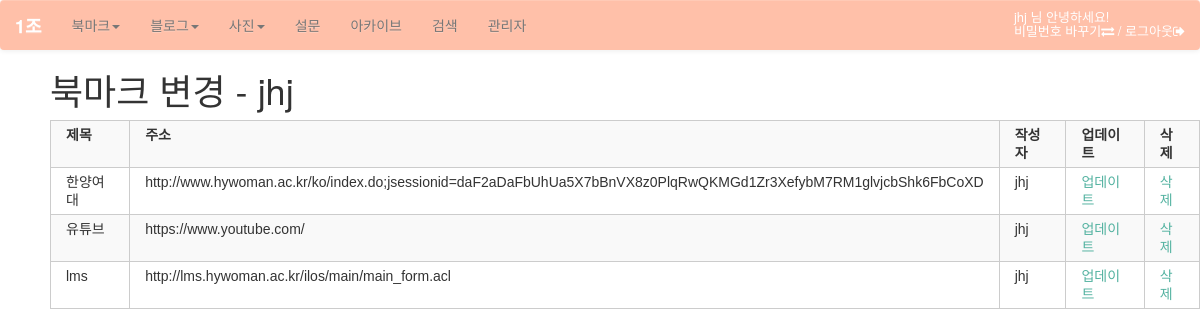
The page /bookmark/change/ (signed in) on the database as committed earlier.
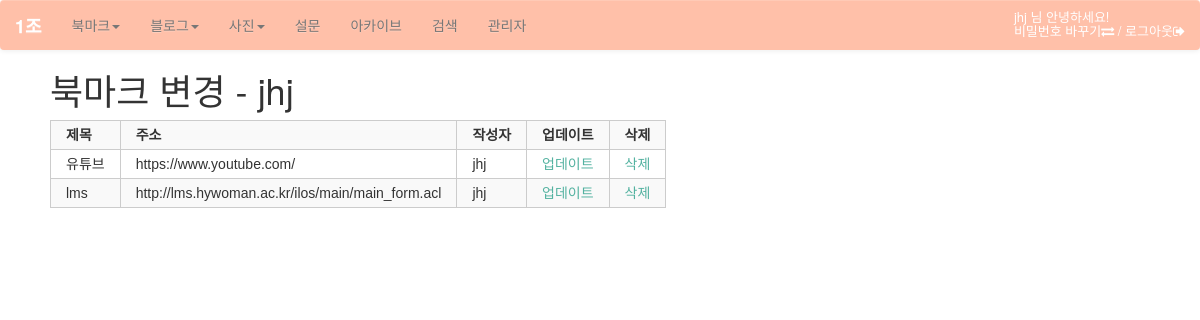
The same page on the database as committed later.
### bookmark/models.py (models this page shows, shortened)
@python_2_unicode_compatible
class Bookmark(models.Model):
    title = models.CharField(max_length=100, blank=True, null=True)
    url = models.URLField('url', unique=True)
    owner = models.ForeignKey(User, null=True)

### bookmark/views.py (the view)
class BookmarkChangeLV(LoginRequiredMixin, ListView):
    template_name = 'bookmark/bookmark_change_list.html'
    def get_queryset(self):
        return Bookmark.objects.filter(owner=self.request.user)

### bookmark/templates/bookmark/bookmark_change_list.html (shortened to what this page needs)
{% extends "base.html" %}
{% block content %}
<div id="content">
    <h1>북마크 변경 - {{user}}</h1>
    <table class="change-list table-striped">
        <tr>
            <th>제목</th>
            <th>주소</th>
            <th>작성자</th>
            <th>업데이트</th>
            <th>삭제</th>
        </tr>
        {% for item in object_list %}
        <tr>
            <td>{{ item.title }}</td>
            <td>{{ item.url }}</td>
            <td>{{ item.owner }}</td>
            <td><a href="{% url 'bookmark:update' item.id %}">업데이트</a></td>
            <td><a href="{% url 'bookmark:delete' item.id %}">삭제</a></td>
        </tr>
        {% endfor %}
    </table>
</div>
{% endblock %}

### templates/base.html (shortened to what this page needs)
<!DOCTYPE html>
<html lang="ko">
<head>
{% load staticfiles %}
<link rel="stylesheet" href="http://maxcdn.bootstrapcdn.com/bootstrap/3.2.0/css/bootstrap.min.css">
<link rel="stylesheet" href="http://maxcdn.bootstrapcdn.com/font-awesome/4.2.0/css/font-awesome.min.css">
<link rel="stylesheet" href="//maxcdn.bootstrapcdn.com/bootstrap/3.2.0/css/bootstrap.min.css">
<link rel="stylesheet" href="//maxcdn.bootstrapcdn.com/bootstrap/3.2.0/css/bootstrap-theme.min.css">
<link rel="stylesheet" type="text/css" href="{% block stylesheet %}{% static "css/base.css" %}{% endblock %}" />
<link rel="stylesheet" type="text/css" href="{% block extrastyle %}{% endblock %}" />
</head>
<body>
  <div id="mymenu">
    <nav class="nav navbar-default" role="navigation">
        <div class = "navbar-header">
          <a href="{% url 'home' %}" class="navbar-brand django"><strong>1조</strong></a>
        </div>
        <div class="collapse navbar-collapse navbar-ex1-collapse">
          <ul class="nav navbar-nav">
            <li class="dropdown">
              <a href="#" class="dropdown-toggle" data-toggle="dropdown">북마크<span class="caret"/>
              </a>
            </li>
            <li class="dropdown">
              <a href="#" class="dropdown-toggle" data-toggle="dropdown">블로그<span class="caret"/>
              </a>
          </li>
            <li class="dropdown">
              <a href="#" class="dropdown-toggle" data-toggle="dropdown">사진<span class="caret"/>
              </a>
            </li>
            <li><a href="{% url 'polls:index' %}">설문</a></li>
            <li><a href="{% url 'blog:post_archive' %}">아카이브</a></li>
            <li><a href="{% url 'blog:search' %}">검색</a></li>
            <li><a href="{% url 'admin:index' %}">관리자</a></li>
          </ul>
          {% if user.is_active %}
          <ul class="nav nav-bar navbar-right">
          <h4 class="welcome">{% firstof user.get_short_name user.get_username %} 님 안녕하세요!
                      <br><a href="{% url 'password_change' %}">비밀번호 바꾸기<i class="fa fa-exchange"></i></a> /
                      <a href="{% url 'logout' %}">로그아웃<i class="fa fa-sign-out"></i></a>
          </h4>
        </ul>
        {% endif %}
        </div>
      </nav>
  </div>
{% block content %}
{% endblock %}
</body>
</html>

### static/css/base.css (style rules this page uses)
body { background: white; }
.welcome { color: white; font-size: 13px; padding-right: 15px; }
.navbar-default { background: #FFC0A9; }
.welcome a, a:focus { color: #fff; }
a, a:focus { color: #53B2A0; }
#content { margin-left: 50px; }
table { border-collapse: collapse; }
td, th { line-height: 18px; border-bottom: 1px solid #eee; vertical-align: top; padding: 5px 15px; font-family: "Lucida Grande", Verdana, Arial, sans-serif; }
table.change-list, table.change-list th, table.change-list td { border: 1px solid #ccc; }

Rows that differ between the two databases and show on the page:
removed Bookmark: title "한양여대", url "http://www.hywoman.ac.kr/ko/index.do;jsessionid=daF2aDaFbUhUa5X7bBnVX8z0PlqRwQKMGd1Zr3XefybM7RM1glvjcbShk6FbCoXD", owner "jhj"
